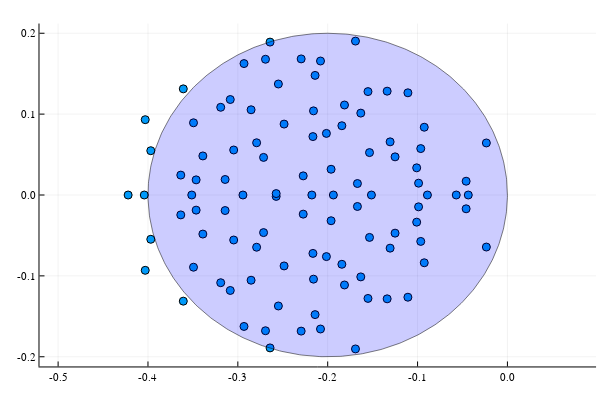

Notebook code cell kept with this figure:
### Code cell
r = sqrt(params.N*params.p)
scatter(real(ev2),imag(ev2))
plot!(circulo(-0.2,0,0.2),seriestype=:shape,
    lw=0.5,
    c = :blue,
    linecolor = :black,
    legend = false,
    fillalpha = 0.2,
    aspect_ratio = 1
)

### Figure 1 — Plotly figure (JSON) as saved in the notebook; plotly's stock layout.template omitted (floating-point values rounded to 4 significant figures; data arrays with more than 128 entries replaced by an {"elided": "..."} marker saying what was removed)
{"data": [{"colorbar": {"len": 0.9525, "title": "", "x": 0.9934, "y": 0.5139}, "legendgroup": "y1", "marker": {"color": "rgba(0, 154, 250, 1.000)", "line": {"color": "rgba(0, 0, 0, 1.000)", "width": 1}, "size": 8, "symbol": "circle"}, "mode": "markers", "name": "y1", "showlegend": true, "type": "scatter", "x": [-0.4221, -0.4041, -0.403, -0.403, -0.3969, -0.3969, -0.3635, -0.3635, -0.3607, -0.3607, -0.3513, -0.3493, -0.3493, -0.3464, -0.3464, -0.3389, -0.3389, -0.3191, -0.3191, -0.3142, -0.3142, -0.3084, -0.3084, -0.3046, -0.3046, -0.2943, -0.2931, -0.2931, -0.2852, -0.2852, -0.2791, -0.2791, -0.2714, -0.2714, -0.2692, -0.2692, -0.2642, -0.2642, -0.2573, -0.2573, -0.2549, -0.2549, -0.2485, -0.2485, -0.2295, -0.2295, -0.2272, -0.2272, -0.2177, -0.2164, -0.2164, -0.2158, -0.2158, -0.214, -0.214, -0.208, -0.208, -0.2014, -0.2014, -0.1962, -0.1962, -0.1937, -0.1842, -0.1842, -0.1813, -0.1813, -0.1691, -0.1691, -0.1669, -0.1669, -0.1632, -0.1632, -0.1552, -0.1552, -0.1535, -0.1535, -0.1513, -0.1338, -0.1338, -0.1305, -0.1305, -0.125, -0.125, -0.1108, -0.1108, -0.101, -0.101, -0.09885, -0.09885, -0.09644, -0.09644, -0.09254, -0.09254, -0.08902, -0.05693, -0.04595, -0.04595, -0.04355, -0.02342, -0.02342], "xaxis": "x", "y": [0, 0, -0.09313, 0.09313, -0.05476, 0.05476, -0.02461, 0.02461, -0.1312, 0.1312, 0, -0.08928, 0.08928, -0.01871, 0.01871, -0.04831, 0.04831, -0.1085, 0.1085, -0.0192, 0.0192, -0.1181, 0.1181, -0.05565, 0.05565, 0, -0.1625, 0.1625, -0.1054, 0.1054, -0.06458, 0.06458, -0.04649, 0.04649, -0.1678, 0.1678, -0.1891, 0.1891, -0.001751, 0.001751, -0.1372, 0.1372, -0.08769, 0.08769, -0.1683, 0.1683, -0.02366, 0.02366, 0, -0.07222, 0.07222, -0.104, 0.104, -0.1479, 0.1479, -0.1657, 0.1657, -0.07616, 0.07616, -0.03183, 0.03183, 0, -0.08566, 0.08566, -0.1113, 0.1113, -0.1903, 0.1903, -0.01419, 0.01419, -0.1012, 0.1012, -0.1279, 0.1279, -0.05244, 0.05244, 0, -0.1284, 0.1284, -0.06571, 0.06571, -0.04717, 0.04717, -0.1264, 0.1264, -0.03358, 0.03358, -0.01462, 0.01462, -0.05738, 0.05738, -0.0838, 0.0838, 0, 0, -0.01706, 0.01706, 0, -0.06434, 0.06434], "yaxis": "y"}, {"fill": "tozeroy", "fillcolor": "rgba(0, 0, 255, 0.200)", "legendgroup": "y2", "line": {"color": "rgba(0, 0, 0, 1.000)", "dash": "solid", "width": 0.5}, "mode": "lines", "name": "y2", "showlegend": true, "type": "scatter", "x": {"elided": "501 float values"}, "xaxis": "x1", "y": {"elided": "501 float values"}, "yaxis": "y1"}], "layout": {"annotations": [], "height": 400, "margin": {"b": 20, "l": 0, "r": 0, "t": 20}, "paper_bgcolor": "rgba(255, 255, 255, 1.000)", "plot_bgcolor": "rgba(255, 255, 255, 1.000)", "showlegend": false, "width": 600, "xaxis": {"anchor": "y", "domain": [0.06582, 0.9934], "gridcolor": "rgba(0, 0, 0, 0.100)", "gridwidth": 0.5, "linecolor": "rgba(0, 0, 0, 1.000)", "mirror": false, "range": [-0.5207, 0.09864], "showgrid": true, "showline": true, "showticklabels": true, "tickangle": 0, "tickcolor": "rgb(0, 0, 0)", "tickfont": {"color": "rgba(0, 0, 0, 1.000)", "family": "sans-serif", "size": 11}, "tickmode": "array", "ticks": "inside", "ticktext": ["-0.5", "-0.4", "-0.3", "-0.2", "-0.1", "0.0"], "tickvals": [-0.5, -0.4, -0.3, -0.2, -0.1, 0], "title": "", "titlefont": {"color": "rgba(0, 0, 0, 1.000)", "family": "sans-serif", "size": 15}, "type": "-", "visible": true, "zeroline": false, "zerolinecolor": "rgba(0, 0, 0, 1.000)"}, "yaxis": {"anchor": "x", "domain": [0.03762, 0.9902], "gridcolor": "rgba(0, 0, 0, 0.100)", "gridwidth": 0.5, "linecolor": "rgba(0, 0, 0, 1.000)", "mirror": false, "range": [-0.212, 0.212], "showgrid": true, "showline": true, "showticklabels": true, "tickangle": 0, "tickcolor": "rgb(0, 0, 0)", "tickfont": {"color": "rgba(0, 0, 0, 1.000)", "family": "sans-serif", "size": 11}, "tickmode": "array", "ticks": "inside", "ticktext": ["-0.2", "-0.1", "0.0", "0.1", "0.2"], "tickvals": [-0.2, -0.1, 0, 0.1, 0.2], "title": "", "titlefont": {"color": "rgba(0, 0, 0, 1.000)", "family": "sans-serif", "size": 15}, "type": "-", "visible": true, "zeroline": false, "zerolinecolor": "rgba(0, 0, 0, 1.000)"}}}
